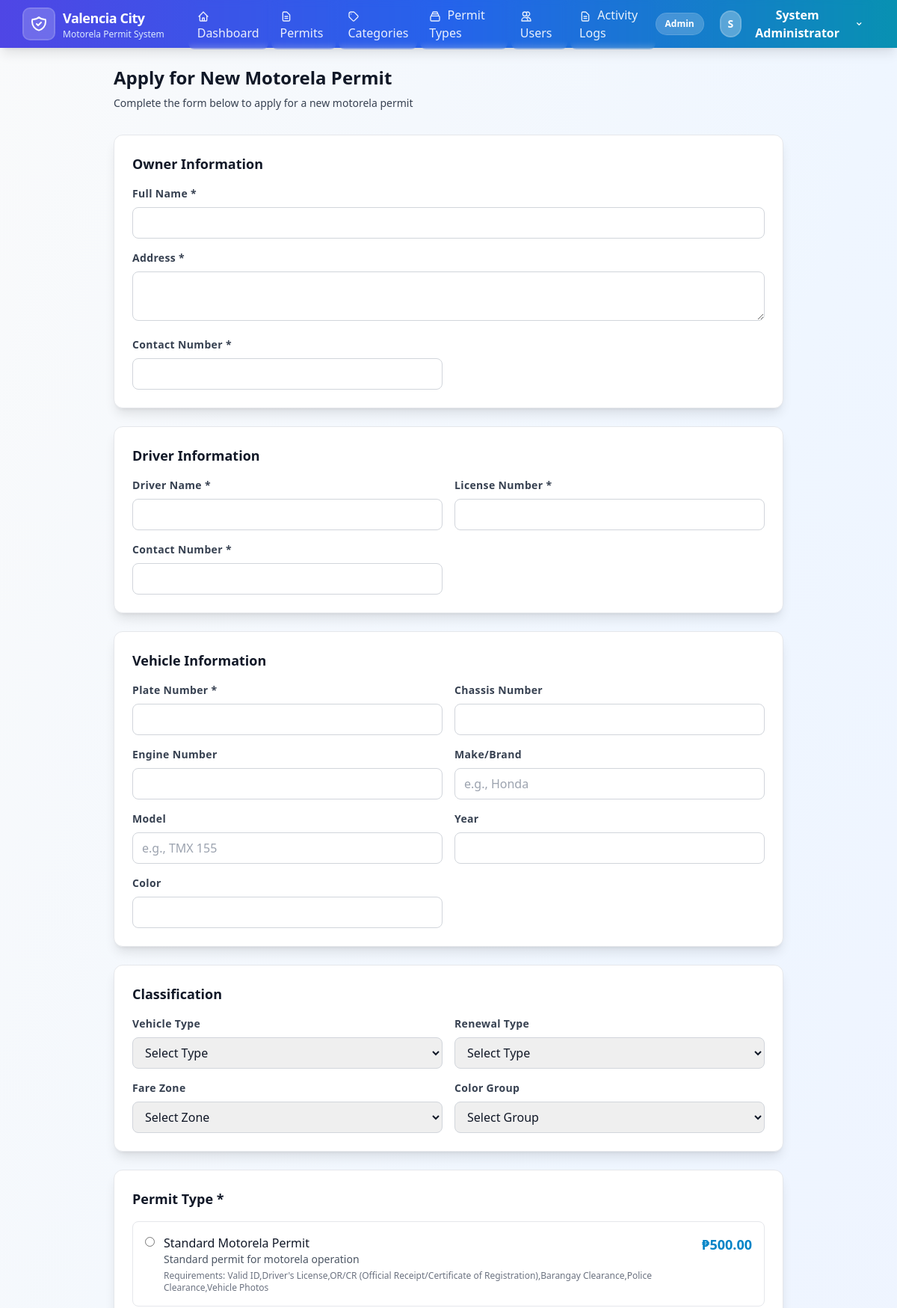
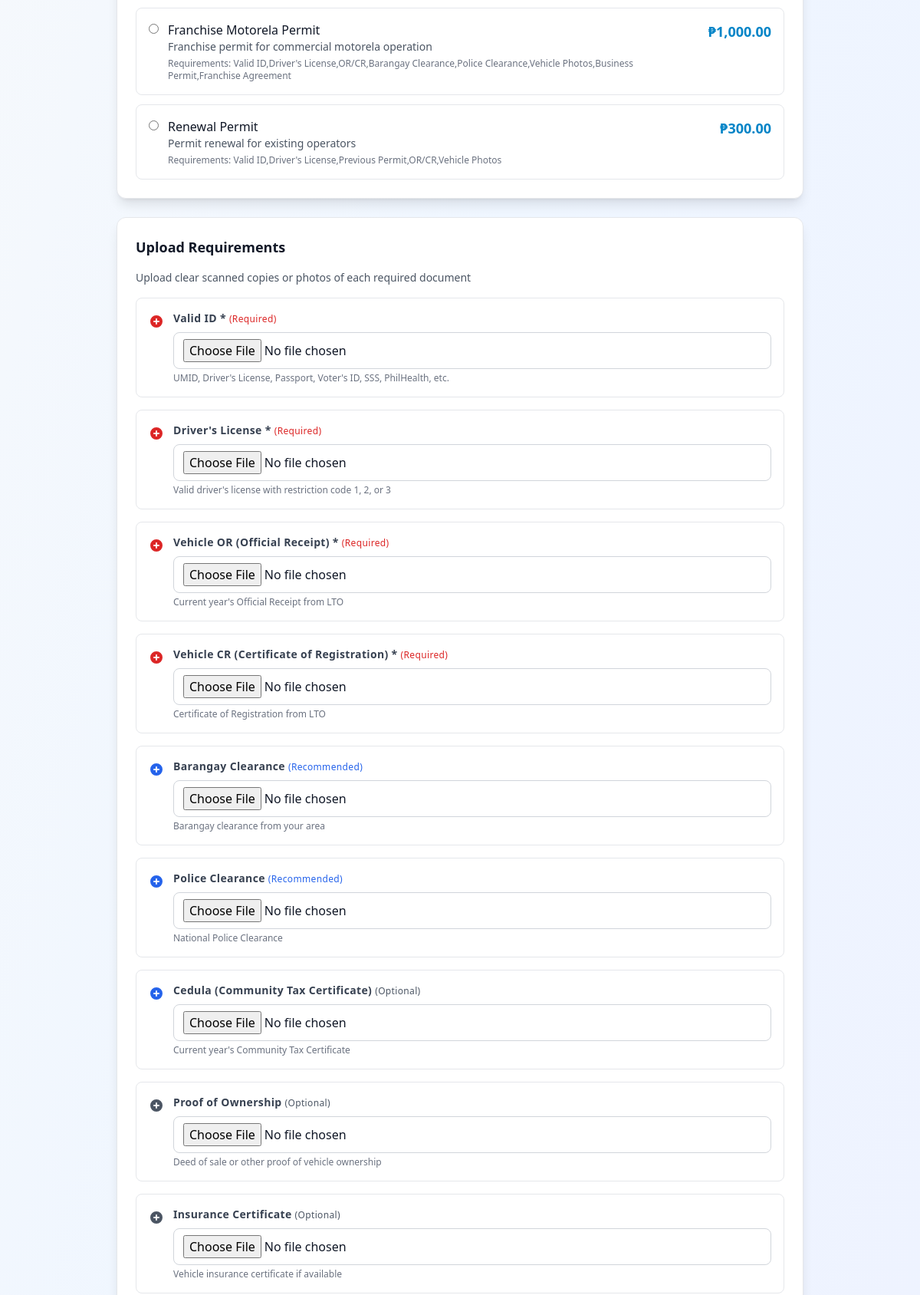
/public/application_new.php (signed in, upper part), run on the app's committed database (2 pictures, top to bottom).
### tables this page shows
CREATE TABLE IF NOT EXISTS permit_types (
    id INT AUTO_INCREMENT PRIMARY KEY,
    name VARCHAR(100) NOT NULL,
    description TEXT,
    requirements TEXT,
    fee DECIMAL(10,2) DEFAULT 0.00,
    validity_months INT DEFAULT 12,
    status ENUM('active', 'inactive') DEFAULT 'active',
    created_at TIMESTAMP DEFAULT CURRENT_TIMESTAMP,
    updated_at TIMESTAMP DEFAULT CURRENT_TIMESTAMP ON UPDATE CURRENT_TIMESTAMP
);

### public/application_new.php (the view, shortened to what the rows shown need)
<?php
require_once __DIR__ . '/../app/helpers/helper.php';
require_once __DIR__ . '/../app/models/PermitType.php';
$permitTypeModel = new PermitType();
$permitTypes = $permitTypeModel->getActive();
require_once __DIR__ . '/../resources/views/layouts/header.php';
?>
<div class="px-4 sm:px-6 lg:px-8">
    <div class="max-w-4xl mx-auto">
        <h1 class="text-2xl font-semibold text-gray-900">Apply for New Motorela Permit</h1>
        <form method="POST" enctype="multipart/form-data" class="mt-8 space-y-6">
            <div class="card">
                <h2 class="text-lg font-semibold text-gray-900 mb-4">Owner Information</h2>
            </div>
            <div class="card">
                <h2 class="text-lg font-semibold text-gray-900 mb-4">Driver Information</h2>
            </div>
            <div class="card">
                <h2 class="text-lg font-semibold text-gray-900 mb-4">Vehicle Information</h2>
            </div>
            <div class="card">
                <h2 class="text-lg font-semibold text-gray-900 mb-4">Classification</h2>
            </div>
            <div class="card">
                <h2 class="text-lg font-semibold text-gray-900 mb-4">Permit Type *</h2>
                <div class="space-y-3">
                    <?php foreach ($permitTypes as $type): ?>
                    <label class="flex items-start p-4 border rounded-lg cursor-pointer hover:bg-gray-50">
                        <input type="radio" name="permit_type_id" value="<?= $type['id'] ?>" class="mt-1" required>
                        <div class="ml-3 flex-1">
                            <div class="flex justify-between items-start">
                                <div>
                                    <div class="font-medium"><?= escape($type['name']) ?></div>
                                    <div class="text-sm text-gray-600"><?= escape($type['description']) ?></div>
                                    <?php if ($type['requirements']): ?>
                                    <div class="text-xs text-gray-500 mt-1">
                                        Requirements: <?= escape($type['requirements']) ?>
                                    </div>
                                    <?php endif; ?>
                                </div>
                                <div class="text-lg font-bold text-primary-600"><?= formatMoney($type['fee']) ?></div>
                            </div>
                        </div>
                    </label>
                    <?php endforeach; ?>
                </div>
            </div>
            <div class="card">
                <h2 class="text-lg font-semibold text-gray-900 mb-4">Upload Requirements</h2>
            </div>
        </form>
    </div>
</div>
<?php require_once __DIR__ . '/../resources/views/layouts/footer.php'; ?>

### data on the page
permit_types: name "Standard Motorela Permit", description "Standard permit for motorela operation", requirements "Valid ID,Driver's License,OR/CR (Official Receipt/Certificate of Registration),Barangay Clearance,Police Clearance,Vehicle Photos", fee "₱500.00"
permit_types: name "Franchise Motorela Permit", description "Franchise permit for commercial motorela operation", requirements "Valid ID,Driver's License,OR/CR,Barangay Clearance,Police Clearance,Vehicle Photos,Business Permit,Franchise Agreement", fee "₱1,000.00"
permit_types: name "Renewal Permit", description "Permit renewal for existing operators", requirements "Valid ID,Driver's License,Previous Permit,OR/CR,Vehicle Photos", fee "₱300.00"

### other printed values
Session::getUserRole() "Admin"
substr(Session::getUserName(), 0, 1) "S"
Session::getUserName() "System Administrator"
